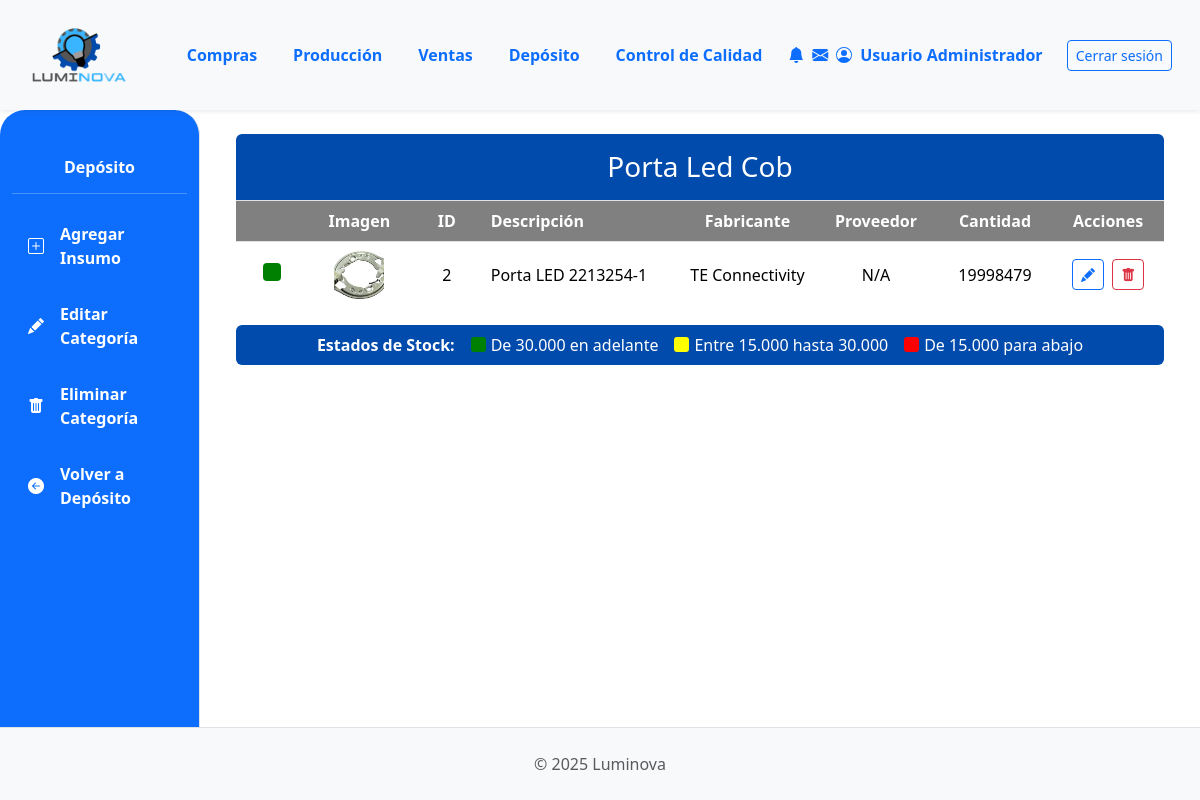
Page /deposito/categorias-insumo/2/ on the earlier database version.
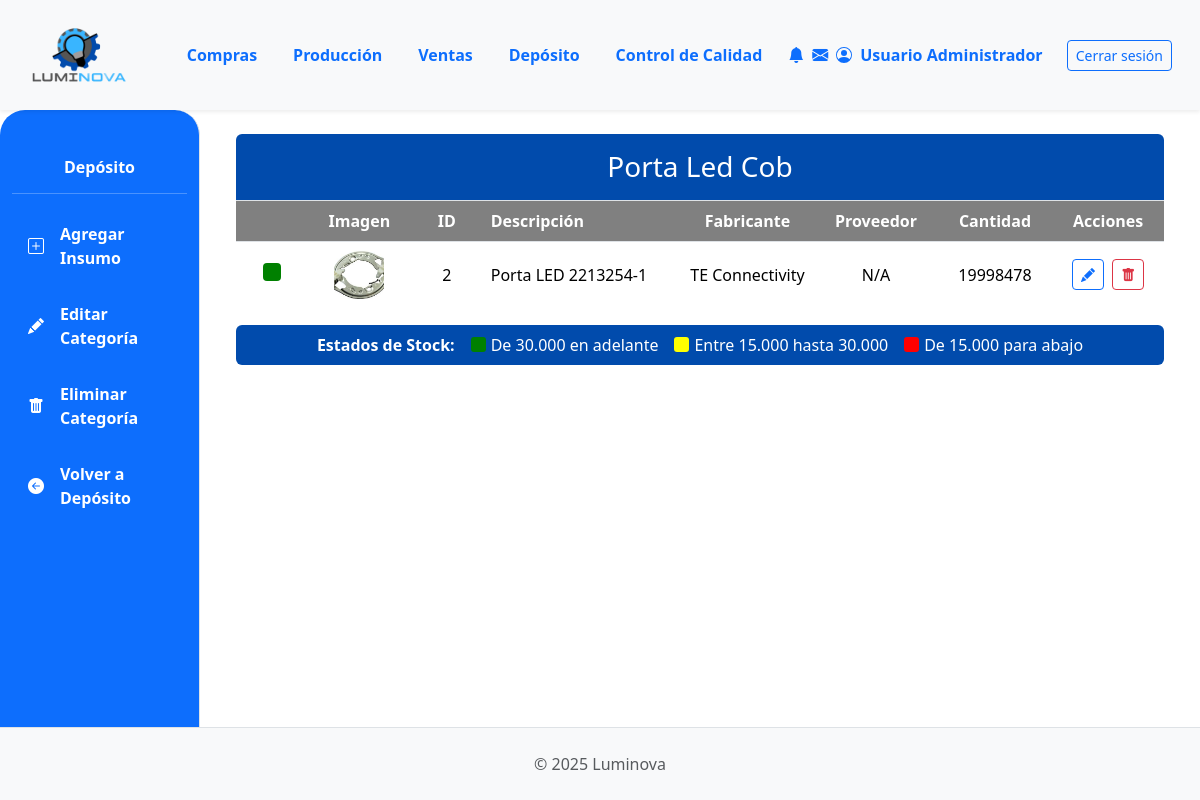
Same page on the later database version.
### App_LUMINOVA/models.py (models this page shows, shortened)
class Insumo(models.Model):
    descripcion = models.CharField(max_length=255)
    categoria = models.ForeignKey(CategoriaInsumo, on_delete=models.PROTECT, related_name='insumos')
    fabricante = models.CharField(max_length=100, blank=True)
    imagen = models.ImageField(null=True, blank=True, upload_to='insumos/')
    stock = models.IntegerField(default=0)
    cantidad_en_pedido = models.PositiveIntegerField(default=0, verbose_name="Cantidad en Pedido")

### App_LUMINOVA/views.py (the view)
# urls.py: path('deposito/categorias-insumo/<int:pk>/', Categoria_IDetailView.as_view(), name='categoria_i_detail'),
class Categoria_IDetailView(DetailView):
    model = CategoriaInsumo
    template_name = 'deposito/categoria_insumo_detail.html'
    context_object_name = 'categoria_I'
    def get_context_data(self, **kwargs):
        context = super().get_context_data(**kwargs)
        context['insumos_de_categoria'] = Insumo.objects.filter(categoria=self.object)
        return context

### App_LUMINOVA/templates/deposito/categoria_insumo_detail.html (shortened to what the changed rows need)
{% extends 'padre.html' %}
{% load static %}
{% block content %}
<div class="container-fluid">
  <div class="row" style="align-items: flex-start;">
    <div class="col-lg-12 col-md-7 col-12">
        {% if insumos_de_categoria %}
            <div class="table-responsive rounded">
                <table class="table mb-0">
                    <thead>
                        <tr>
                            <th colspan="8" class="text-center py-3 color-title-depo">
                                <div class="d-flex justify-content-center align-items-center">
                                    <h3 class="mb-0">{{ categoria_I.nombre }}</h3>
                                </div>
                            </th>
                        </tr>
                        <tr>
                            <th scope="col" class="text-center color-thead-depo"></th>
                            <th scope="col" class="text-center color-thead-depo">Imagen</th>
                            <th scope="col" class="text-center color-thead-depo" >ID</th>
                            <th scope="col" class="color-thead-depo" >Descripción</th>
                            <th scope="col" class="text-center color-thead-depo" >Fabricante</th>
                            <th scope="col" class="text-center color-thead-depo" >Proveedor</th>
                            <th scope="col" class="text-center color-thead-depo" >Cantidad</th>
                            <th scope="col" class="text-center color-thead-depo" >Acciones</th>
                        </tr>
                    </thead>
                    <tbody>
                        {% for insumo in insumos_de_categoria %}
                        <tr style="border-bottom: 1px solid rgba(255,255,255,0.2);">
                            <td class="text-center align-middle">
                                {% if insumo.stock < 15000 %}
                                    <div style="width: 18px; height: 18px; background-color:red; border-radius: 4px; display: inline-block; border: 1px solid #555;" title="Stock: {{ insumo.stock }} (Bajo)"></div>
                                {% elif insumo.stock < 30000 %}
                                    <div style="width: 18px; height: 18px; background-color:yellow; border-radius: 4px; display: inline-block;" title="Stock: {{ insumo.stock }} (Medio)"></div>
                                {% else %}
                                    <div style="width: 18px; height: 18px; background-color:green; border-radius: 4px; display: inline-block;" title="Stock: {{ insumo.stock }} (Alto)"></div>
                                {% endif %}
                            </td>
                            <td class="text-center align-middle">
                                {% if insumo.imagen %}
                                    <img src="{{ insumo.imagen.url }}" alt="{{ insumo.descripcion }}" style="width: 50px; height: 50px; object-fit: cover; border-radius: 4px;">
                                {% else %}
                                    <img src="{% static 'img/placeholder_insumo.png' %}" alt="No image" style="width: 50px; height: 50px; object-fit: cover; border-radius: 4px;">
                                {% endif %}
                            </td>
                            <td class="text-center align-middle">{{ insumo.id }}</td>
                            <td class="align-middle">
                                {% if insumo.descripcion %}
                                    <span class="text-truncate">{{ insumo.descripcion }}</span>
                                {% else %}
                                    <span class="text-truncate">N/A</span>
                                {% endif %}
                            </td>
                            <td class="text-center align-middle">{{ insumo.fabricante|default:"N/A" }}</td>
                            <td class="text-center align-middle">{{ insumo.proveedor|default:"N/A" }}</td>
                            <td class="text-center align-middle">{{ insumo.stock }}</td>
                            <td class="text-center align-middle">
                                <a href="{% url 'App_LUMINOVA:insumo_edit' insumo.pk %}" class="btn btn-sm btn-outline-primary me-1" title="Editar Insumo"><i class="bi bi-pencil-fill"></i></a>
                                <a href="{% url 'App_LUMINOVA:insumo_delete' insumo.pk %}" class="btn btn-sm btn-outline-danger" title="Eliminar Insumo"><i class="bi bi-trash-fill"></i></a>
                            </td>
                        </tr>
                        {% endfor %}
                    </tbody>
                </table>
            </div>
        {% else %}
            <div class="alert alert-info" role="alert">
                No hay insumos registrados en la categoría "{{categoria_I.nombre}}". Puedes <a href="{% url 'App_LUMINOVA:insumo_create' %}?categoria={{ categoria_I.id }}" class="alert-link">agregar uno nuevo</a>.
        {% endif %}
    </div>
</div>
{% endblock %}

Differences in the rows shown:
changed Insumo "Porta LED 2213254-1": stock "19998479" → "19998478"
